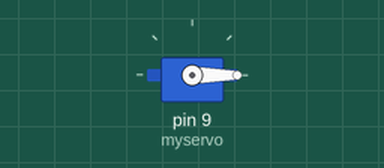
The sketch below on a simulated Arduino Uno, built with avr-gcc and run on an emulated ATmega328P. On the bench: servo.

Above: at 0.05 s.
At 4.5 s:
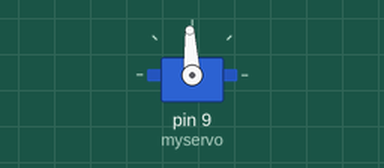
At 9.0 s:
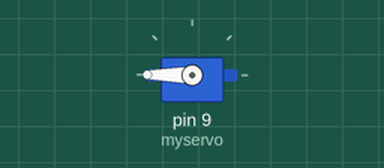
Timing chart, 0 to 11.7 s (numbered marks = the images above):
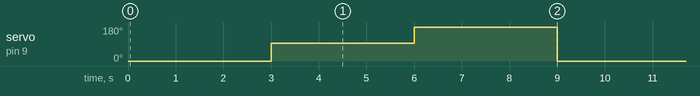

Measured:
- by itself, servo on pin 9 (myservo): repeats every 9.0 s: 180° 3.0 s, 0° 3.0 s, 93° 3.0 s

The sketch:

RA112_AR.ino
```cpp
#include <Servo.h>
Servo myservo; //ประกาศตัวแปรแทน Servo

void setup()
{
  myservo.attach(9); // กำหนดขา 9 ควบคุม Servo
}
void loop()
{
  myservo.writeMicroseconds(500); // ค่า PWM ที่สั่งให้ Servo หมุนตามเข็มนาฬิกาด้วยความเร็วสูงสุด
  delay(3000); // หน่วงเวลา 3000ms servo จะหมุนไปเรื่อยๆจนกว่าจะครบเวลาที่ delay ไว้
  myservo.writeMicroseconds(1500); // สั่งให้ Servo หยุด
  delay(3000); // หน่วงเวลา 3000ms servo จะหยุดหมุนจนกว่าจะครบเวลาที่ delay ไว้
  myservo.writeMicroseconds(2500); // ค่า PWM ที่สั่งให้ Servo หมุนทวนเข็มนาฬิกาด้วยความเร็วสูงสุด
  delay(3000); // หน่วงเวลา 3000ms servo จะหมุนไปเรื่อยๆจนกว่าจะครบเวลาที่ delay ไว้
}

//*** ยิ่งค่า PWM ใกล้ 1500 มากเท่าไหร่อัตราการหมุนของ Servo ก็จะยิ่งช้าลง ***//
```
